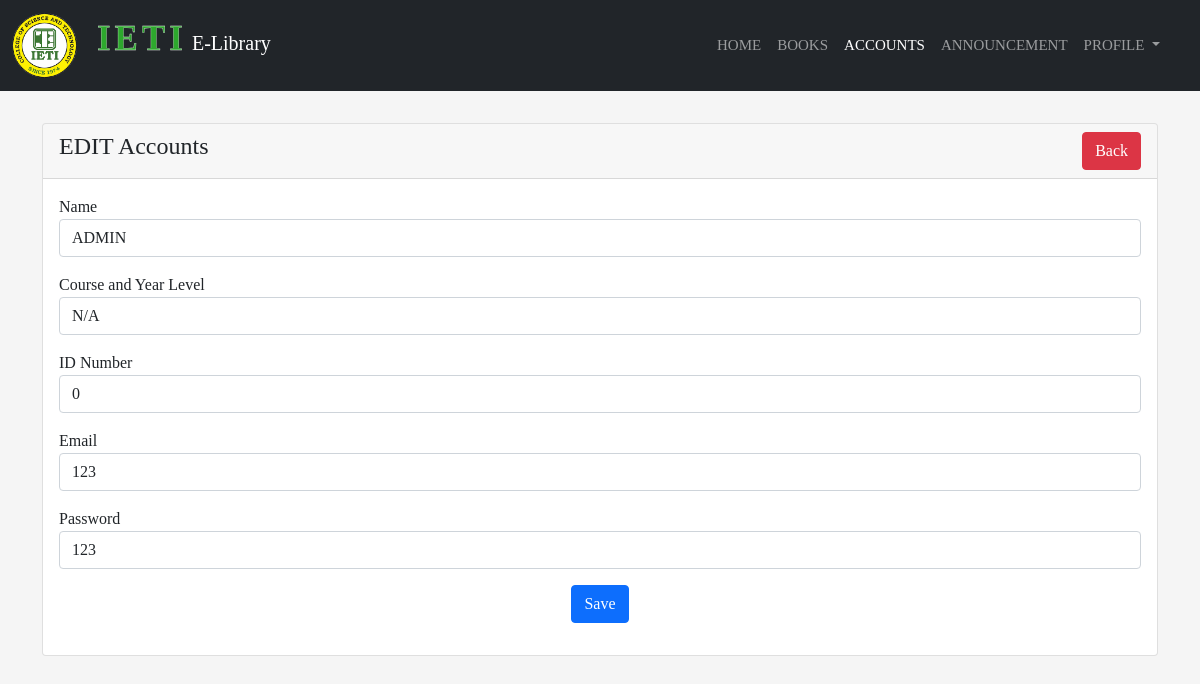
Page /EditAccounts.php?ID=18 (signed in) on the committed database.
### tables this page shows
CREATE TABLE `users` (
  `ID` int(150) NOT NULL,
  `Name` varchar(150) NOT NULL,
  `Course_Yrlevel` varchar(150) NOT NULL,
  `ID_Number` varchar(255) NOT NULL,
  `Email` varchar(150) NOT NULL,
  `Password` varchar(150) NOT NULL,
  `Account_type` varchar(150) NOT NULL,
  `verified` int(11) DEFAULT NULL
);

### EditAccounts.php (the view, shortened to what this page needs)
<?php
require 'Config.php';
?>
<!DOCTYPE html>
<html lang="en">
<head>
    <link href="https://cdn.jsdelivr.net/npm/bootstrap@5.1.3/dist/css/bootstrap.min.css" rel="stylesheet">
    <link rel="stylesheet" href="editacc.css">
  </head>
<body>
<body>
<div >
  <nav class="navbar navbar-expand-lg navbar-dark bg-dark">
  <div class="container-fluid">
    <a class="navbar-brand" href="Adminhome.php"><img src="logo2.png"><span class="text">IETI</span> E-Library</a>
    <div class="collapse navbar-collapse" id="navbarSupportedContent">
      <ul class="navbar-nav  ms-auto mb-2 mb-lg-0">
        <li class="nav-item">
          <a class="nav-link " aria-current="page" href="AdminHome.php">Home</a>
        </li>
        <li class="nav-item">
          <a class="nav-link" href="AdminBooks.php">Books</a>
        </li>
        <li class="nav-item">
          <a class="nav-link active" href="accounts.php">Accounts</a>
        </li>
        <li class="nav-item">
          <a class="nav-link" href="AdminAnnouncement.php">Announcement</a>
        </li>
        <li class="nav-item dropdown">
          <a class="nav-link dropdown-toggle" href="#" id="navbarDropdown" role="button" data-bs-toggle="dropdown" aria-expanded="false">
            Profile
          </a>
        </li>
      </ul>
    </div>
  </div>
</nav>
<br>
<div class="container mt-2">
    <div class="row">
        <div class="col">
            <div class="card">
            <div class="card-header">
                <h4>EDIT Accounts
                <a href="accounts.php" class="btn btn-danger float-end">Back</a>
                </h4>
                </div>
                <div class="card-body">
                  <?php
                  if(isset($_GET['ID'])){
                    $ID = mysqli_real_escape_string($conn, $_GET['ID']);
                    $query = "SELECT * FROM users WHERE ID ='$ID'";
                    $query_run = mysqli_query($conn,$query);
                    if(mysqli_num_rows($query_run)>0){
                      $users = mysqli_fetch_array($query_run);
                      ?>
                    <form action="create.php" method ="POST">
                        <div class="mb-3">
                            <label>Name</label>
                            <input type="text" name="Name" value="<?= $users['Name'];?>" class="form-control">
                        </div>
                        <div class="mb-3">
                            <label>Course and Year Level</label>
                            <input type="text" name="Course_Yrlevel" value="<?= $users['Course_Yrlevel'];?>"  class="form-control">
                        </div>
                        <div class="mb-3">
                            <label>ID Number</label>
                            <input type="text" name="ID_Number" value="<?= $users['ID_Number'];?>" class="form-control">
                        </div>
                        <div class="mb-3">
                            <label>Email</label>
                            <input type="text" name="Email" value="<?= $users['Email'];?>" class="form-control">
                        </div>
                        <div class="mb-3">
                            <label>Password</label>
                            <input type="text" name="Password" value="<?= $users['Password'];?>"  class="form-control">
                        </div>
                        <div class="mb-3">
                            <center><button type="submit" name="update_accounts" class="btn btn-primary">Save</button></center>
                        </div>
                    </form>
                    <?php
                    }
                    else{
                      echo "<h4>No Such ID found</h4>";
                    }
                  }
                  ?>
                </div>
            </div>
        </div>
    </div>
</div>

### editacc.css (style rules this page uses)
* { font-family: montserrat; box-sizing: border-box; margin:0; padding:0; }
body { background: whitesmoke; position: sticky !important; top:0; z-index: 1; }
.collapse { margin-right: 20px; }
.navbar a img { height: 65px; width: 65px; }
.navbar { position: sticky !important; top:0; z-index: 1; }
.navbar-nav a { font-size: 15px; text-transform: uppercase; font-weight: 500; }
.navbar-dark .navbar-brand .text { color:rgb(45, 168, 45); font-size: 35px; padding-left: 20px; letter-spacing: 4px; font-weight:bold; -webkit-text-stroke-color: white; -webkit-text-stroke-width: .3px; }
.container { position: relative; overflow: hidden; width: 100%; }
.card { margin-bottom: 20px; }

### rows in the picture
users: Name "ADMIN", Course_Yrlevel "N/A", ID_Number "0", Email "123", Password "123"
